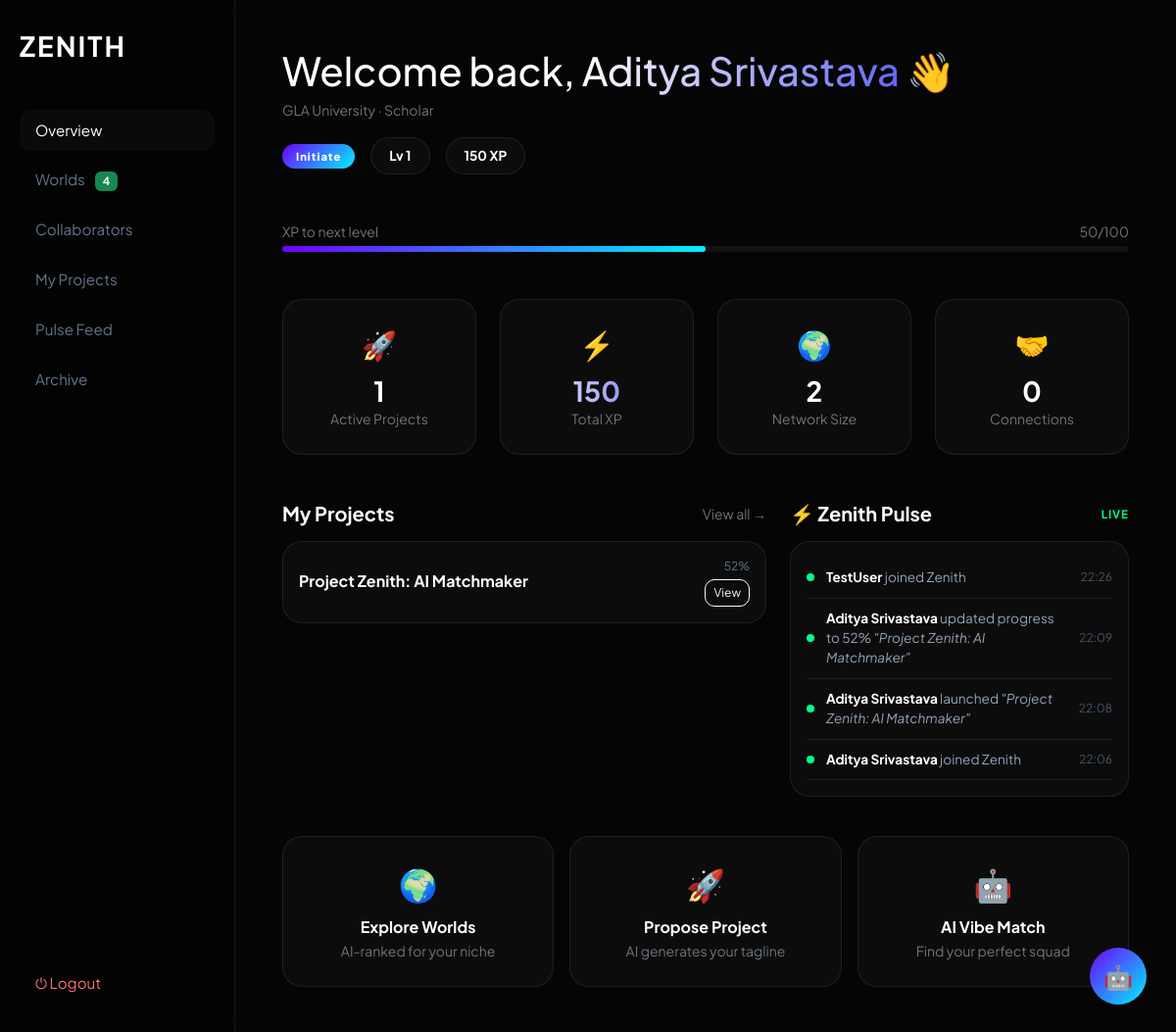
The page /dashboard (signed in) on the database its author committed.
### app.py (models this page shows, shortened)
class User(db.Model):
    id           = db.Column(db.Integer, primary_key=True)
    name         = db.Column(db.String(100), nullable=False)
    email        = db.Column(db.String(100), unique=True, nullable=False)
    password     = db.Column(db.String(200), nullable=False)
    university   = db.Column(db.String(100))
    niche        = db.Column(db.String(100))
    skills       = db.Column(db.String(300))
    bio          = db.Column(db.Text)
    level        = db.Column(db.Integer, default=1)
    xp           = db.Column(db.Integer, default=0)
    created_at   = db.Column(db.DateTime, default=datetime.utcnow)
    @property
    def rank_label(self):
        if self.level >= 10: return 'Zenith Elite'
        if self.level >= 7:  return 'Innovator'
        if self.level >= 4:  return 'Scholar'
        return 'Initiate'

class Project(db.Model):
    id           = db.Column(db.Integer, primary_key=True)
    title        = db.Column(db.String(200), nullable=False)
    desc         = db.Column(db.Text)
    ai_tagline   = db.Column(db.String(300))
    xp           = db.Column(db.Integer, default=100)
    world        = db.Column(db.String(50))
    author       = db.Column(db.String(100))
    author_email = db.Column(db.String(100))
    progress     = db.Column(db.Integer, default=0)
    vacancies    = db.Column(db.Integer, default=3)
    tags         = db.Column(db.String(300))
    status       = db.Column(db.String(50), default='Active')
    created_at   = db.Column(db.DateTime, default=datetime.utcnow)
    @property
    def tag_list(self):
        return [t.strip() for t in (self.tags or '').split(',') if t.strip()]

class PulseActivity(db.Model):
    id         = db.Column(db.Integer, primary_key=True)
    actor      = db.Column(db.String(100))
    action     = db.Column(db.String(200))
    project    = db.Column(db.String(200))
    world      = db.Column(db.String(50))
    created_at = db.Column(db.DateTime, default=datetime.utcnow)

### app.py (the view)
@app.route('/dashboard')
def dashboard():
    if not session.get('user_email'):
        return redirect(url_for('login'))
    email = session['user_email']
    user  = User.query.filter_by(email=email).first()
    if not user:
        return redirect(url_for('login'))
    my_projects      = Project.query.filter_by(author_email=email).all()
    memberships      = ProjectMember.query.filter_by(user_email=email).all()
    member_proj_ids  = [m.project_id for m in memberships]
    collab_projects  = Project.query.filter(Project.id.in_(member_proj_ids)).all()
    all_my           = list({p.id: p for p in my_projects + collab_projects}.values())
    stats = {
        'active_projects': len(all_my),
        'xp_this_week':    min(user.xp, 500),
        'collaborators':   User.query.count(),
        'worlds_count':    db.session.query(Project.world).distinct().count(),
    }
    pulse = PulseActivity.query.order_by(PulseActivity.created_at.desc()).limit(5).all()
    conn_emails     = [c.to_email for c in Connection.query.filter_by(from_email=email).limit(5).all()]
    connected_users = User.query.filter(User.email.in_(conn_emails)).all()
    return render_template('dashboard.html',
        user=user, stats=stats, collaborations=all_my[:5],
        pulse=pulse, connected_users=connected_users, unread_count=3)

### templates/dashboard.html (shortened to what this page needs)
<!DOCTYPE html>
<html lang="en">
<head>
    <link href="https://cdn.jsdelivr.net/npm/bootstrap@5.3.0/dist/css/bootstrap.min.css" rel="stylesheet">
</head>
<body>
<div class="d-flex">
    <nav class="sidebar d-none d-lg-flex flex-column">
        <h3 class="fw-bold mb-5" style="letter-spacing:2px;">ZENITH</h3>
        <ul class="nav flex-column gap-2 flex-grow-1">
            <li><a href="/overview" class="nav-link active">Overview</a></li>
            <li><a href="/worlds" class="nav-link">Worlds <span class="badge bg-success ms-2">4</span></a></li>
            <li><a href="/collaborators" class="nav-link">Collaborators</a></li>
            <li><a href="/my_projects" class="nav-link">My Projects</a></li>
            <li><a href="/messages" class="nav-link">Pulse Feed</a></li>
            <li><a href="/archive" class="nav-link">Archive</a></li>
        </ul>
        <div class="mt-auto">
            <a href="/logout" class="nav-link text-danger">⏻ Logout</a>
        </div>
    </nav>
    <main class="flex-grow-1 p-4 p-lg-5">
        <header class="d-flex justify-content-between align-items-center mb-5 flex-wrap gap-3">
            <div>
                <h1 class="fw-800 mb-1">Welcome back, <span class="gradient-text">{{ user.name }}</span> 👋</h1>
                <small class="text-secondary">{{ user.university or 'GLA University' }} · {{ user.niche or 'Scholar' }}</small>
            </div>
            <div class="d-flex gap-3 align-items-center flex-wrap">
                <span class="rank-badge">{{ user.rank_label }}</span>
                <div class="stat-pill">Lv {{ user.level }}</div>
                <div class="stat-pill">{{ user.xp }} XP</div>
            </div>
        </header>
        <div class="mb-5">
            <div class="d-flex justify-content-between mb-1">
                <small class="text-secondary">XP to next level</small>
                <small class="text-secondary">{{ user.xp % 100 }}/100</small>
            </div>
            <div class="xp-bar-wrap"><div class="xp-bar" style="width:{{ user.xp % 100 }}%"></div></div>
        </div>
        <div class="row g-4 mb-5">
            <div class="col-md-3 col-6">
                <div class="glass-card p-4 text-center">
                    <div style="font-size:1.8rem">🚀</div>
                    <h3 class="fw-bold mt-2 mb-0">{{ stats.active_projects }}</h3>
                    <small class="text-secondary">Active Projects</small>
                </div>
            </div>
            <div class="col-md-3 col-6">
                <div class="glass-card p-4 text-center">
                    <div style="font-size:1.8rem">⚡</div>
                    <h3 class="fw-bold gradient-text mt-2 mb-0">{{ user.xp }}</h3>
                    <small class="text-secondary">Total XP</small>
                </div>
            </div>
            <div class="col-md-3 col-6">
                <div class="glass-card p-4 text-center">
                    <div style="font-size:1.8rem">🌍</div>
                    <h3 class="fw-bold mt-2 mb-0">{{ stats.collaborators }}</h3>
                    <small class="text-secondary">Network Size</small>
                </div>
            </div>
            <div class="col-md-3 col-6">
                <div class="glass-card p-4 text-center">
                    <div style="font-size:1.8rem">🤝</div>
                    <h3 class="fw-bold mt-2 mb-0">{{ connected_users|length }}</h3>
                    <small class="text-secondary">Connections</small>
                </div>
            </div>
        </div>
        <div class="row g-4">
            <div class="col-lg-7">
                <div class="d-flex justify-content-between align-items-center mb-3">
                    <h5 class="fw-bold mb-0">My Projects</h5>
                    <a href="/my_projects" class="text-secondary text-decoration-none small">View all →</a>
                </div>
                {% if collaborations %}
                    {% for p in collaborations %}
                    <div class="glass-card p-3 mb-3 d-flex justify-content-between align-items-center">
                        <div>
                            <h6 class="mb-1 fw-bold">{{ p.title }}</h6>
                        </div>
                        <div class="text-end ms-3">
                            <div style="font-size:0.75rem;color:#64748b;" class="mb-1">{{ p.progress }}%</div>
                            <a href="/project_overview/{{ p.id }}" class="btn btn-sm btn-outline-light" style="border-radius:10px;font-size:0.75rem;">View</a>
                        </div>
                    </div>
                    {% endfor %}
                {% else %}
                    <div class="glass-card p-4 text-center text-secondary">
                        <div style="font-size:2rem">🚀</div>
                        <p class="mt-2 mb-3">No projects yet. Launch your first initiative!</p>
                        <a href="/propose_project" class="btn btn-sm btn-light fw-bold">Propose Project</a>
                    </div>
                {% endif %}
            </div>
            <div class="col-lg-5">
                <div class="d-flex justify-content-between align-items-center mb-3">
                    <h5 class="fw-bold mb-0">⚡ Zenith Pulse</h5>
                    <span style="font-size:0.72rem;color:#00ff88;font-weight:700;letter-spacing:1px;">LIVE</span>
                </div>
                <div class="glass-card p-3" id="pulse-feed">
                    {% if pulse %}
                        {% for p in pulse %}
                        <div class="pulse-item">
                            <div class="pulse-dot"></div>
                            <div class="pulse-text"><strong>{{ p.actor }}</strong> {{ p.action }}{% if p.project %} <em>"{{ p.project }}"</em>{% endif %}</div>
                            <div class="pulse-time">{{ p.created_at.strftime('%H:%M') }}</div>
                        </div>
                        {% endfor %}
                    {% else %}
                        <p class="text-secondary text-center py-3" style="font-size:0.85rem;">No activity yet. Be the first!</p>
                    {% endif %}
                </div>
            </div>
        </div>
        <div class="row g-3 mt-4">
            <div class="col-md-4">
                <a href="/worlds" class="glass-card p-4 d-block text-decoration-none text-white text-center">
                    <div style="font-size:2rem">🌍</div>
                    <div class="fw-bold mt-2">Explore Worlds</div>
                    <small class="text-secondary">AI-ranked for your niche</small>
                </a>
            </div>
            <div class="col-md-4">
                <a href="/propose_project" class="glass-card p-4 d-block text-decoration-none text-white text-center">
                    <div style="font-size:2rem">🚀</div>
                    <div class="fw-bold mt-2">Propose Project</div>
                    <small class="text-secondary">AI generates your tagline</small>
                </a>
            </div>
            <div class="col-md-4">
                <a href="/collaborators" class="glass-card p-4 d-block text-decoration-none text-white text-center">
                    <div style="font-size:2rem">🤖</div>
                    <div class="fw-bold mt-2">AI Vibe Match</div>
                    <small class="text-secondary">Find your perfect squad</small>
                </a>
            </div>
        </div>
    </main>
</div>
<div id="chat-bubble" onclick="toggleChat()" style="
    position:fixed; bottom:30px; right:30px; z-index:1000;
    width:58px; height:58px; border-radius:50%;
    background:linear-gradient(135deg,#7000ff,#00f2ff);
    display:flex; align-items:center; justify-content:center;
    cursor:pointer; font-size:1.5rem;
    animation:pulse-glow 2s infinite;">
    🤖
</div>
</body>
</html>

### templates/dashboard.html (style rules this page uses)
:root { --bg:#050505;--glass:rgba(255,255,255,0.03);--border:rgba(255,255,255,0.08);--accent:#6366f1; }
body { background:var(--bg);color:white;font-family:'Plus Jakarta Sans',sans-serif;margin:0; }
.sidebar { width:260px;min-height:100vh;border-right:1px solid var(--border);padding:30px 20px;background:rgba(0,0,0,0.4);backdrop-filter:blur(10px);position:sticky;top:0; }
.nav-link { color:#64748b;transition:0.3s;padding:10px 16px;border-radius:12px;text-decoration:none;display:block;font-size:0.95rem; }
.nav-link:hover,.nav-link.active { color:#fff;background:var(--glass); }
.nav-link.text-danger { color:#f87171!important; }
.glass-card { background:var(--glass);border:1px solid var(--border);border-radius:20px;transition:0.3s; }
.gradient-text { background:linear-gradient(to right,#fff,var(--accent));-webkit-background-clip:text;-webkit-text-fill-color:transparent; }
.stat-pill { background:var(--glass);border:1px solid var(--border);padding:8px 18px;border-radius:20px;font-size:0.85rem;font-weight:700; }
.pulse-item { display:flex;align-items:center;gap:12px;padding:10px 0;border-bottom:1px solid var(--border); }
.pulse-dot { width:8px;height:8px;background:#00ff88;border-radius:50%;flex-shrink:0;animation:blink 2s infinite; }
.pulse-text { font-size:0.85rem;color:#94a3b8; }
.pulse-text strong { color:white; }
.pulse-time { font-size:0.75rem;color:#475569;margin-left:auto;white-space:nowrap; }
.rank-badge { background:linear-gradient(135deg,#7000ff,#00f2ff);padding:4px 14px;border-radius:100px;font-size:0.7rem;font-weight:800;letter-spacing:1px; }
.xp-bar-wrap { background:rgba(255,255,255,0.05);border-radius:100px;height:6px;margin-top:4px; }
.xp-bar { background:linear-gradient(to right,#7000ff,#00f2ff);border-radius:100px;height:6px;transition:width 1s; }

### rows shown on the page
User: name "Aditya Srivastava", university "GLA University", niche "Scholar", rank_label "Initiate", level "1", xp "150", user.xp%100 "50"
Project: title "Project Zenith: AI Matchmaker", progress "52"
PulseActivity: actor "TestUser", action "joined Zenith", created_at "22:26"
PulseActivity: actor "Aditya Srivastava", action "updated progress to 52%", project "Project Zenith: AI Matchmaker", created_at "22:09"
PulseActivity: actor "Aditya Srivastava", action "launched", project "Project Zenith: AI Matchmaker", created_at "22:08"
PulseActivity: actor "Aditya Srivastava", action "joined Zenith", created_at "22:06"

### other values the page prints
{{ stats.active_projects }} "1"
{{ stats.collaborators }} "2"
{{ connected_users|length }} "0"
